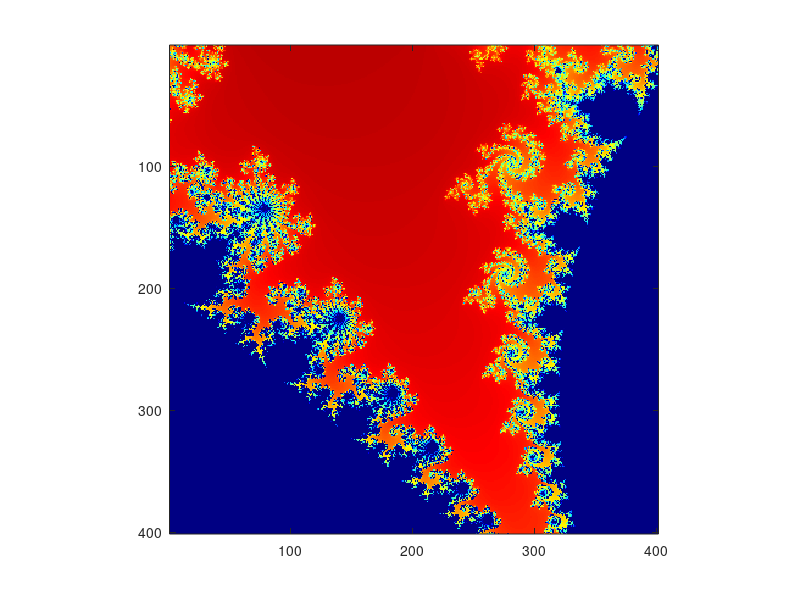

Write MATLAB code to recreate this figure.
% The step size was subject to changes from 0.0005 to 0.0001 during
% different tests, this is the last value from the last test.
x = .205 : .0001 : .245; 
y = -.560 : .0001 : -.520;

[X,Y] = meshgrid(x,y);
z0 = X + i*Y;

n = length(x);
z = zeros(n,n);
c = zeros(n,n);
%The depth size was subject to changes (16, 64 and 256) during different
%tests, this is the last value from last test.

depth = 256;
   for k = 1:depth
      z = z.^2 + z0;
      c(abs(z) < 2) = k;
   end
   
c
image(c)
axis image

colormap(flipud(jet(depth)))